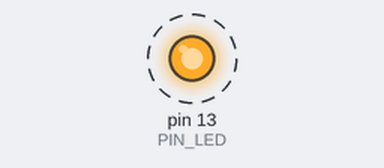
This sketch was run on a simulated Arduino Uno, built with avr-gcc and run on an emulated ATmega328P. Parts: output pins drawn as LEDs (lit = HIGH). Dashed ring = blinking. What the sketch prints to the serial monitor is not drawn.

Above: at 0.5 s.
Timing chart, 0 to 4.6 s (numbered marks = the images above):
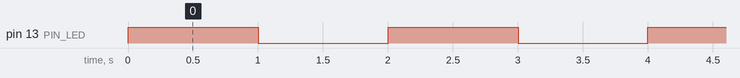

Measured:
- by itself, pin 13 (PIN_LED): alternates HIGH for 1.0 s and LOW for 1.0 s

The sketch:

04_example_3.ino
```cpp
#define PIN_LED 13
unsigned int count, toggle;

void setup() {
  pinMode(PIN_LED, OUTPUT);
  Serial.begin(115200);
  while(!Serial){
    ;
  }
  count = toggle = 0;
  digitalWrite(PIN_LED, toggle);
}

void loop() {
  Serial.println(++count);
  toggle = toggle_state(toggle);
  digitalWrite(PIN_LED,toggle);
  delay(1000);
}

int toggle_state(int toggle){
  if(toggle == 0){
    toggle = 1;
  }
  else if(toggle == 1){
    toggle = 0;
  }
  return toggle;
}
```
